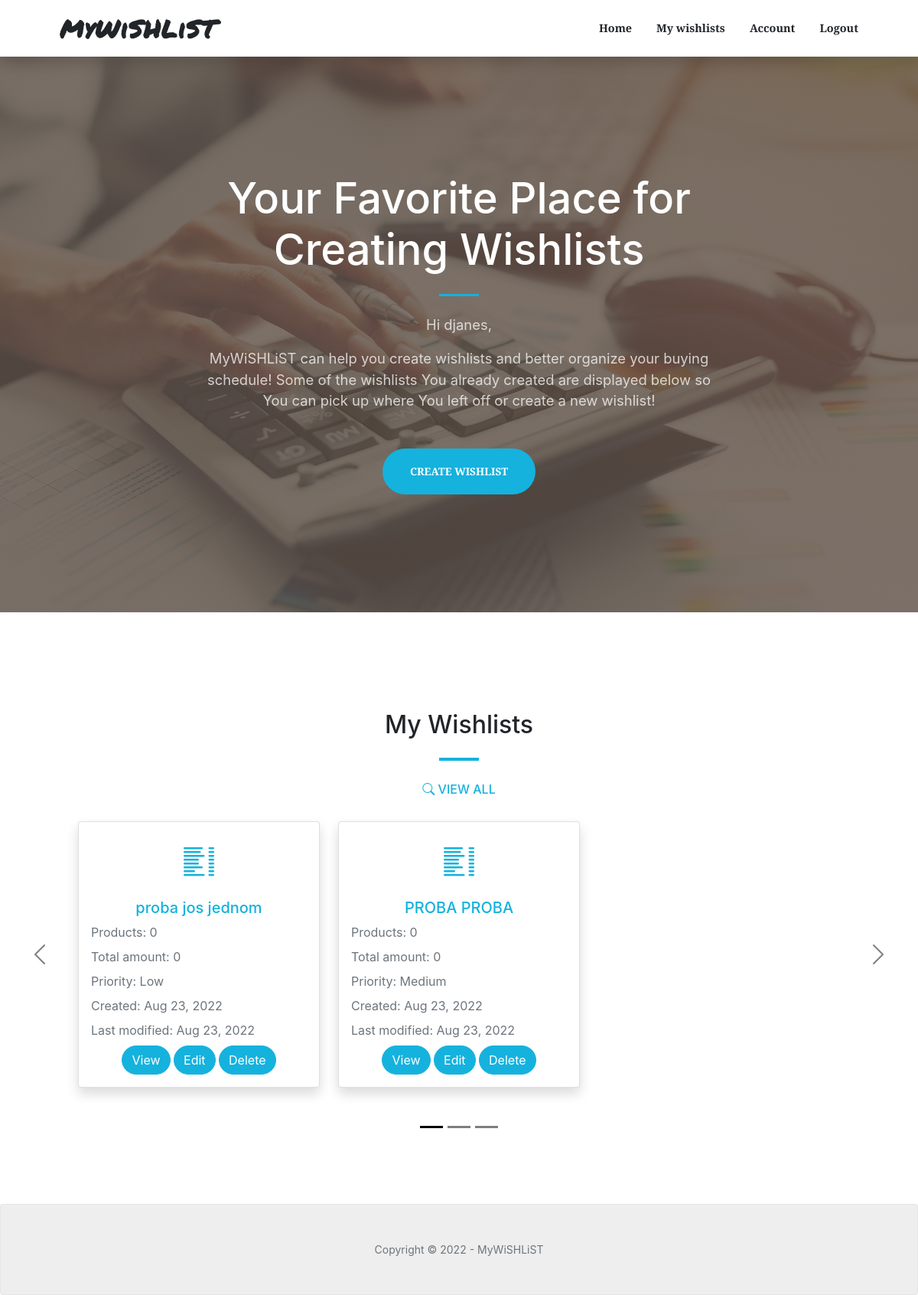
The app's page / (signed in), older data.
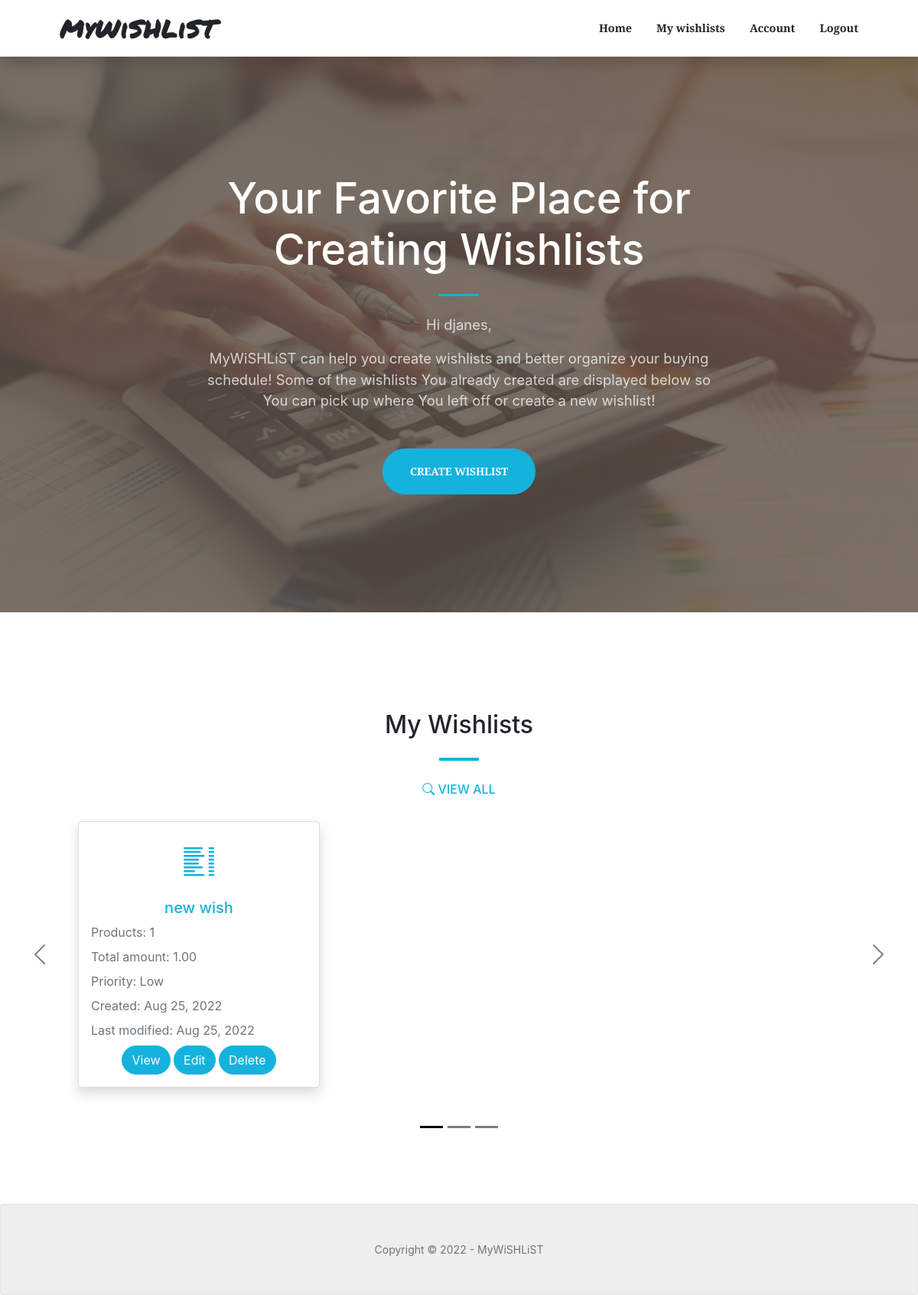
The same page, newer data.
### account/models.py (models this page shows, shortened)
class Account(models.Model):
    user = models.OneToOneField(User, on_delete=models.CASCADE, null=True, blank=True)
    name = models.CharField(max_length=200, null=True, blank=True)
    username = models.CharField(max_length=200, null=True, blank=True, unique=True)
    email = models.EmailField(max_length=200, null=True, blank=True, unique=True)
    created = models.DateTimeField(auto_now_add=True)
    id = models.UUIDField(default=uuid.uuid4, unique=True, primary_key=True, editable=False)

### wishlists/models.py (models this page shows, shortened)
class Wishlist(models.Model):
    class PriorityChoices(models.IntegerChoices):
        low = 1, _('Low')
        medium = 3, _('Medium')
        high = 5, _('High')
    id = models.UUIDField(default=uuid.uuid4, unique=True, primary_key=True, editable=False)
    owner = models.ForeignKey(Account, null=True, blank=True, on_delete=models.SET_NULL)
    title = models.CharField(max_length=200)
    priority = models.IntegerField(choices=PriorityChoices.choices, default=PriorityChoices.low)
    created = models.DateTimeField(auto_now_add=True)
    modified = models.DateTimeField(auto_now=True)
    class Meta:
        ordering = ['-modified']
    @property
    def total_products(self):
        try:
            products = self.product_set.all()
            return products.count()
        except AttributeError:
            return 0
    @property
    def grand_total_price(self):
        try:
            products = self.product_set.all()
            total = 0
            for product in products:
                total += product.total_price
            return total
        except AttributeError:
            return 0

class Product(models.Model):
    class PriorityChoices(models.IntegerChoices):
        low = 1, _('Low')
        medium = 3, _('Medium')
        high = 5, _('High')
    id = models.UUIDField(default=uuid.uuid4, unique=True, primary_key=True, editable=False)
    name = models.CharField(max_length=2000)
    quantity = models.IntegerField(default=1)
    price = models.DecimalField(max_digits=9, decimal_places=2, default=0.00)
    currency = models.ForeignKey('Currency', on_delete=models.CASCADE)
    url = models.CharField(max_length=2000, blank=True, null=True)
    priority = models.IntegerField(choices=PriorityChoices.choices, default=PriorityChoices.low)
    wishlist = models.ForeignKey('Wishlist', null=True, blank=True, on_delete=models.CASCADE)
    @property
    def total_price(self):
        return self.price * self.quantity

### mywishlist/views.py (the view)
# urls.py: path('', views.home_view, name="home"),
def home_view(request):
    if request.user.is_authenticated:
        account = request.user.account
        wishlists = account.wishlist_set.all()
        context = {
            'wishlists': wishlists,
            'account': account,
            }
    else:
        context = {}
    return render(request, 'index.html', context)

### templates/index.html (shortened to what this page needs)
{% extends 'main.html' %}
{% load static %}
{% block content %}
<header class="masthead">
    <div class="container px-4 px-lg-5 h-100">
        <div class="row gx-4 gx-lg-5 h-100 align-items-center justify-content-center text-center">
            <div class="col-lg-8 align-self-end">
                <h1 class="text-white font-weight-bold">Your Favorite Place for Creating Wishlists</h1>
                <hr class="divider" />
            </div>
            <div class="col-lg-8 align-self-baseline">
                {% if request.user.is_authenticated %}
                <p class="text-white-75 mb-3">Hi {{account.username}},</p>
                <p class="text-white-75 mb-5">MyWiSHLiST can help you create wishlists and better organize your buying schedule!
                    {% if not wishlists %}
                    Start wishing and some of Your wishlists will be displayed below!</p>
                    {% else %}
                    Some of the wishlists You already created are displayed below so You can pick up where You left off or create a new wishlist!</p>
                    {% endif %}
                <a class="btn btn-primary btn-xl" href="{% url 'create-wishlist' %}">Create wishlist</a>
                {% else %}
                <p class="text-white-75 mb-5">MyWiSHLiST can help you create wishlists and better organize your buying schedule! Just create an account, log in and start wishing! Oh, and it's FREE!</p>
                <a class="btn btn-primary btn-xl" href="{% url 'login' %}">Login</a>
                {% endif %}
            </div>
        </div>
    </div>
</header>
{% if request.user.is_authenticated %}
{% if wishlists %}
<section class="page-section-custom" id="wishlists">
    <div class="container px-4 px-lg-5">
        <h2 class="text-center">My Wishlists</h2>
        <hr class="divider" />
        <h6 class="text-center pt-1"><a href="{% url 'wishlists' %}"><i class="bi bi-search"></i> VIEW ALL</a></h6>
        <div id="carouselExampleCaptions" class="carousel slide" data-bs-ride="carousel">
            <div class="carousel-indicators">
            <button type="button" data-bs-target="#carouselExampleCaptions" data-bs-slide-to="0" class="active" aria-current="true" aria-label="Slide 1"></button>
            <button type="button" data-bs-target="#carouselExampleCaptions" data-bs-slide-to="1" aria-label="Slide 2"></button>
            <button type="button" data-bs-target="#carouselExampleCaptions" data-bs-slide-to="2" aria-label="Slide 3"></button>
            </div>
            <div class="carousel-inner">
                <div class="carousel-item active">
                    <div class="row p-4">
                        {% for wishlist in wishlists|slice:":9" %}
                        <div class="col-sm-4 d-none d-lg-block">
                            <div class="card shadow">
                                <div class="pt-4 text-center">
                                    <a href="{% url 'wishlist' wishlist.id %}"><i class="bi-list-columns fs-1"></i></a>
                                </div>
                                <div class="card-body">
                                    <h5 class="card-title text-center"><a href="{% url 'wishlist' wishlist.id %}">{{wishlist.title}}</a></h5>
                                    <p class="card-text text-muted">Products: {{wishlist.total_products}}</p>
                                    <p class="card-text text-muted">Total amount: {{wishlist.grand_total_price}}</p>
                                    <p class="card-text text-muted">Priority: {{wishlist.get_priority_display}}</p>
                                    <p class="card-text text-muted">Created: {{wishlist.created|date:"M d, Y"}}</p>
                                    <p class="card-text text-muted">Last modified: {{wishlist.modified|date:"M d, Y"}}</p>
                                    <div class="text-center">
                                        <a href="{% url 'wishlist' wishlist.id %}" class="btn btn-primary">View</a>
                                        <a href="{% url 'update-wishlist' wishlist.id %}" class="btn btn-primary">Edit</a>
                                        <a href="{% url 'delete-wishlist' wishlist.id %}" class="btn btn-primary">Delete</a>
                                    </div>
                                </div>
                            </div>
                        </div>
                    {% endfor %}
                    </div>
                </div>
            </div>
            <button class="carousel-control-prev" type="button" data-bs-target="#carouselExampleCaptions" data-bs-slide="prev">
            <span class="carousel-control-prev-icon" aria-hidden="true"></span>
            </button>
            <button class="carousel-control-next" type="button" data-bs-target="#carouselExampleCaptions" data-bs-slide="next">
            <span class="carousel-control-next-icon" aria-hidden="true"></span>
            </button>
        </div>
    </div>
</section>
{% endif %}
{% endif %}
{% endblock %}

### templates/main.html (shortened to what this page needs)
<!DOCTYPE html>
{% load static %}
<html>
    <head>
        <link href="https://cdn.jsdelivr.net/npm/bootstrap-icons@1.5.0/font/bootstrap-icons.css" rel="stylesheet" />
        <link rel="stylesheet" href="https://cdn.jsdelivr.net/npm/bootstrap-icons@1.8.1/font/bootstrap-icons.css">
        <link href="https://cdnjs.cloudflare.com/ajax/libs/SimpleLightbox/2.1.0/simpleLightbox.min.css" rel="stylesheet" />
        <link href="https://cdn.jsdelivr.net/npm/bootstrap@5.0.2/dist/css/bootstrap.min.css" rel="stylesheet">
        <link href="{% static 'styles/styles.css' %}" rel="stylesheet" />
    </head>
    <body>
        {% include 'navbar.html' %}
        {% block content %}
        {% endblock %}
        {% include 'footer.html' %}
    </body>
</html>

### templates/navbar.html (shortened to what this page needs)
{% load static %}
<nav class="navbar navbar-expand-lg navbar-light fixed-top py-2" id="mainNav">
    <div class="container px-4 px-lg-5">
        <a class="navbar-brand" style="font-family: 'Permanent Marker', cursive; font-size: xx-large; letter-spacing: 1px;" href="{% url 'home' %}">MyWiSHLiST</a>
        <div class="collapse navbar-collapse" id="navbarResponsive">
            <ul class="navbar-nav ms-auto my-2 my-lg-0">
                {% url 'wishlists' as url_wishlists %}
                {% url 'wishlist' wishlist.id as url_wishlist %}
                <li class="nav-item"><a class="nav-link" href="{% url 'home' %}">Home</a></li>
                {% if request.user.is_authenticated %}
                <li class="nav-item"><a class="nav-link {% if request.path == url_wishlists or request.path == url_wishlist %} active {% endif %}" href="{% url 'wishlists' %}">My wishlists</a></li>
                <li class="nav-item"><a class="nav-link" href="{% url 'account' %}">Account</a></li>
                <li class="nav-item"><a class="nav-link" href="{% url 'logout' %}">Logout</a></li>
                {% else %}
                <li class="nav-item"><a class="nav-link" href="{% url 'login' %}">Login</a></li>
                {% endif %}
            </ul>
        </div>
    </div>
</nav>

### templates/footer.html
{% load static %}
<footer class="bg-light py-5">
    <div class="container px-4 px-lg-5">
        <div class="small text-center text-muted">Copyright &copy; 2022 - MyWiSHLiST</div>
    </div>
</footer>

Row changes from the older to the newer data that the page shows:
removed Wishlist: title "proba jos jednom", total_products "0", grand_total_price "0", priority "Low", created "Aug 23, 2022", modified "Aug 23, 2022"
removed Wishlist: title "PROBA PROBA", total_products "0", grand_total_price "0", priority "Medium", created "Aug 23, 2022", modified "Aug 23, 2022"
added Wishlist: title "new wish", total_products "1", grand_total_price "1.00", priority "Low", created "Aug 25, 2022", modified "Aug 25, 2022"
